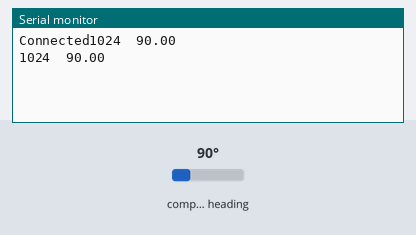
Simulated run of this sketch. Board: Arduino Uno, built with avr-gcc and run on an emulated ATmega328P. On the bench: the last lines printed to the serial monitor. The test bench sets the inputs (shaded band); at power-on: compass heading 90°.

Above: at 1.2 s.
1.3 s: compass heading set to 7°
At 2.6 s:
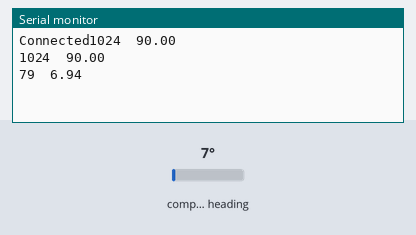
2.8 s: compass heading set to 180°
At 3.8 s:
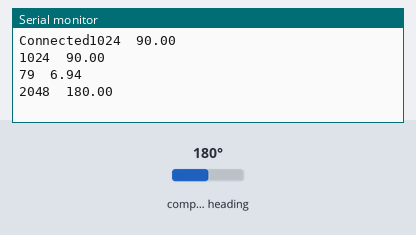
Timing chart, 0 to 5.8 s (numbered marks = the images above; inputs shaded):
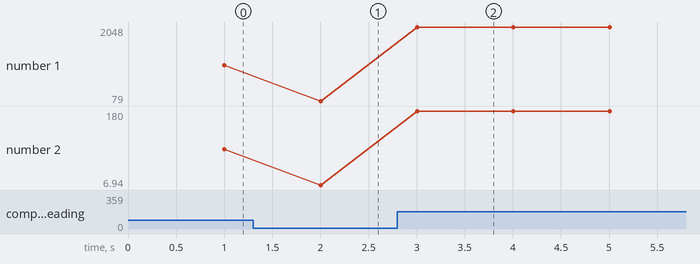

The sketch:

main.ino
```cpp
// Code for testing the new wind direction meter (with encoder)

#include "AS5600.h"


AS5600 as5600;


void setup()
{
  Serial.begin(115200);
  Wire.begin();

  as5600.begin();// not using the direction pin
  if (as5600.isConnected()){
    Serial.print("Connected");
  }
  else{
    Serial.print("couldn't connect");
  }
}


void loop()
{
  Serial.print(as5600.readAngle());
  Serial.print("\t");
  Serial.println(as5600.rawAngle() * AS5600_RAW_TO_DEGREES);

  delay(1000);
}
```

Measured:
- after the input at 1.3 s, the serial monitor: prints a new line after 0.70 s (image 1)
- after the input at 2.8 s, the serial monitor: prints a new line after 0.20 s (image 2)
- plotted number 1: 1024 → 79 after the input at 1.3 s, 79 → 2048 after the input at 2.8 s
- plotted number 2: 90 → 6.94 after the input at 1.3 s, 6.94 → 180 after the input at 2.8 s
